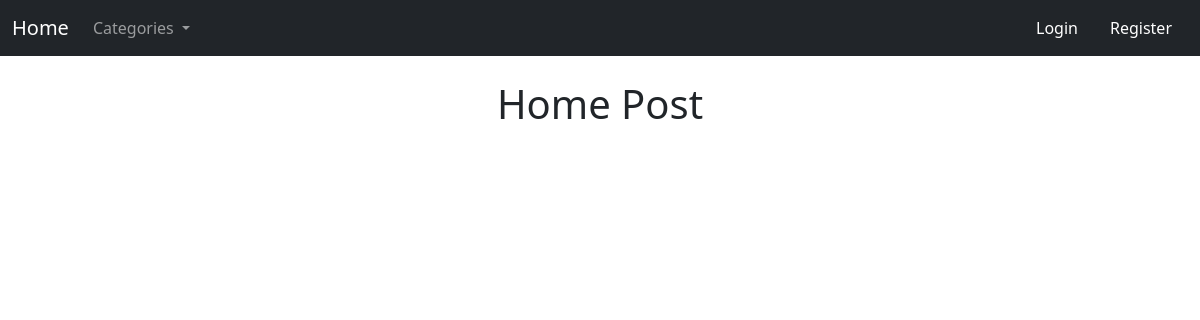
The app's page /, older data.
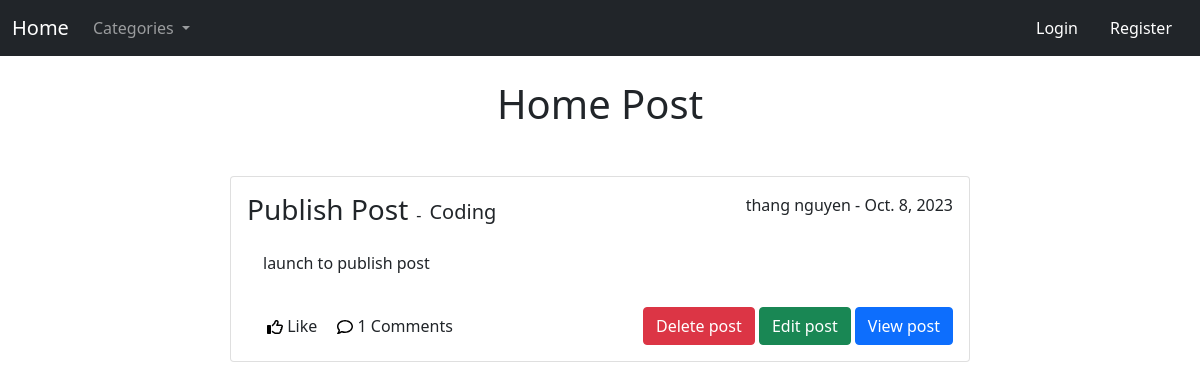
The same page, newer data.
### blog/models.py (models this page shows, shortened)
class Post(models.Model):
    title = models.CharField(max_length=264)
    author = models.ForeignKey(User,on_delete=models.CASCADE)
    body = RichTextField(blank=True,null=True)
    post_date = models.DateField(auto_now_add=True)
    category = models.CharField(max_length=264,default='coding')
    snippet = models.CharField(max_length=264)
    likes = models.ManyToManyField(User,related_name='blog_posts')
    is_published = models.BooleanField(default=False)
    def total_comment(self):
        return self.comments.count()

### blog/views.py (the view)
# urls.py: path('',HomeView.as_view(), name = 'index'),
class HomeView(ListView):
    model = Post
    template_name = 'index.html'
    ordering = ['-post_date']
    def get_context_data(self, *args,**kwargs):
        cat_menu = Category.objects.all()
        context = super(HomeView,self).get_context_data(*args,**kwargs)
        context["cat_menu"] = cat_menu
        return context
    def get_queryset(self):
        return Post.objects.filter(is_published=True)

### blog/models.py (called while the page is built)
    def __str__(self) :
        return self.name

### templates/index.html (shortened to what this page needs)
{% extends 'base.html' %} {% block content %}
<h1 class="text-center m-0 py-4">Home Post</h1>
<ul style="padding: 0; margin: 10px 20px;">
  <li style="list-style: none; padding: 0; margin: 0;">
    {% for post in object_list %}
    <div class="card mt-4">
      <div class="card-body">
        <div class="post-info d-flex justify-content-between">
          <div class="card-title d-flex align-items-end text-capitalize">
            <a href="{% url 'article_details' post.pk %}" class="post-title text-dark text-decoration-none h3 m-auto">{{ post.title }}</a>
            <span class="px-2">-</span>
            <a href="{% url 'category' post.category|slugify %}" class="post-category text-dark text-decoration-none fs-5">{{ post.category }}</a>
          </div>
          <div class="author-info">
            {{ post.author.first_name }} {{ post.author.last_name }} - {{ post.post_date }}
          </div>
        </div>
        <p class="card-text p-3">{{ post.snippet }}</p>
        <div class="action d-flex justify-content-between align-items-center">
          <div class="react d-flex">
            <div class="like">
              <span class="title">Like</span>
            </div>
            <div class="comment">
              <span class="count">{{ post.total_comment }}</span>
              <span class="title">Comments</span>
            </div>
          </div>
          <div class="user-action" style="text-align: end;">
            <a href="{% url 'delete_post' post.pk %}" class="btn btn-danger">Delete post</a>
            <a href="{% url 'admin_update_post' post.pk %}" class="btn btn-success">Edit post</a>
            <a href="{% url 'article_details' post.pk %}" class="btn btn-primary">View post</a>
          </div>
        </div>
      </div>
    </div>
    {% endfor %}
  </li>
</ul>
{% endblock %}

Row changes from the older to the newer data that the page shows:
added Post: title "Publish Post", category "Coding", author.first_name "thang", author.last_name "nguyen", post_date "Oct. 8, 2023", snippet "launch to publish post", total_comment "1"
